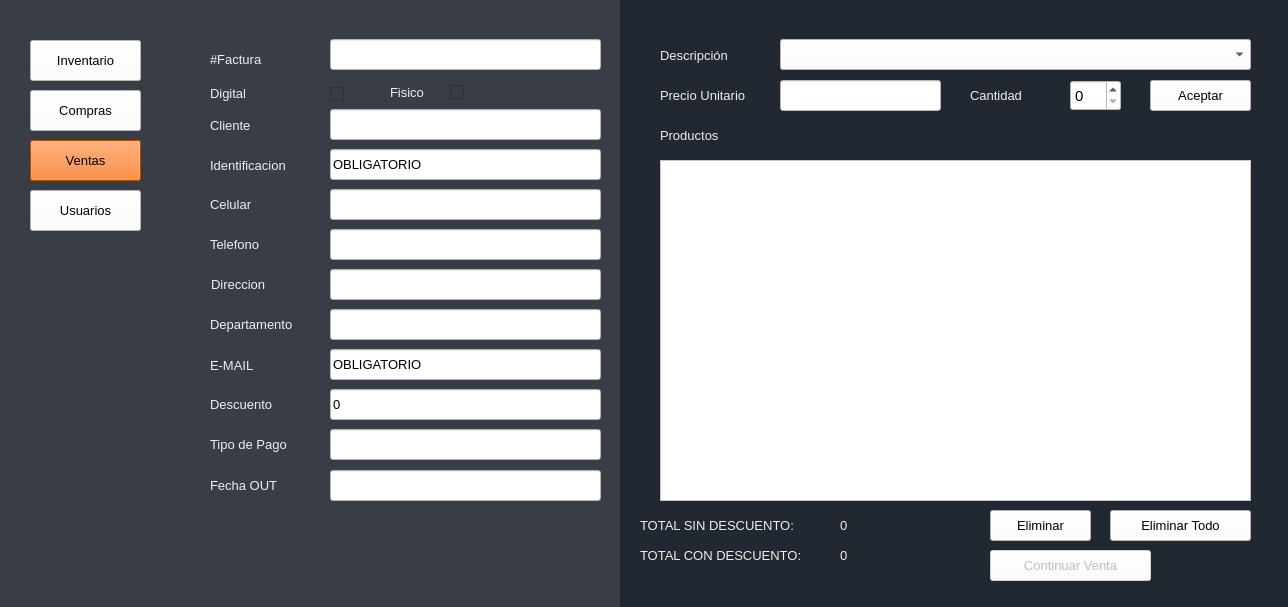
<?xml version="1.0" encoding="UTF-8"?>
<ui version="4.0">
 <class>Ventas</class>
 <widget class="QMainWindow" name="Ventas">
  <property name="windowModality">
   <enum>Qt::NonModal</enum>
  </property>
  <property name="geometry">
   <rect>
    <x>0</x>
    <y>0</y>
    <width>1288</width>
    <height>607</height>
   </rect>
  </property>
  <property name="sizePolicy">
   <sizepolicy hsizetype="Expanding" vsizetype="Expanding">
    <horstretch>0</horstretch>
    <verstretch>0</verstretch>
   </sizepolicy>
  </property>
  <property name="minimumSize">
   <size>
    <width>0</width>
    <height>0</height>
   </size>
  </property>
  <property name="maximumSize">
   <size>
    <width>1366</width>
    <height>768</height>
   </size>
  </property>
  <property name="windowTitle">
   <string>Ventas</string>
  </property>
  <property name="styleSheet">
   <string notr="true">background-color: rgb(255, 255, 255);</string>
  </property>
  <widget class="QWidget" name="centralwidget">
   <widget class="QLabel" name="label_5">
    <property name="geometry">
     <rect>
      <x>390</x>
      <y>77</y>
      <width>51</width>
      <height>31</height>
     </rect>
    </property>
    <property name="font">
     <font>
      <family>Arial</family>
      <pointsize>10</pointsize>
      <weight>50</weight>
      <bold>false</bold>
     </font>
    </property>
    <property name="styleSheet">
     <string notr="true">background-color: rgb(57, 62, 70);
color: rgb(238, 238, 238);</string>
    </property>
    <property name="text">
     <string>Fisico</string>
    </property>
   </widget>
   <widget class="QCheckBox" name="checkBoxDigital">
    <property name="geometry">
     <rect>
      <x>330</x>
      <y>86</y>
      <width>16</width>
      <height>17</height>
     </rect>
    </property>
    <property name="font">
     <font>
      <family>Eras Bold ITC</family>
      <pointsize>12</pointsize>
     </font>
    </property>
    <property name="styleSheet">
     <string notr="true">background-color: rgb(57, 62, 70);</string>
    </property>
    <property name="text">
     <string/>
    </property>
   </widget>
   <widget class="QLabel" name="label_7">
    <property name="geometry">
     <rect>
      <x>210</x>
      <y>78</y>
      <width>51</width>
      <height>31</height>
     </rect>
    </property>
    <property name="font">
     <font>
      <family>Arial</family>
      <pointsize>10</pointsize>
      <weight>50</weight>
      <bold>false</bold>
     </font>
    </property>
    <property name="styleSheet">
     <string notr="true">background-color: rgb(57, 62, 70);
color: rgb(238, 238, 238);</string>
    </property>
    <property name="text">
     <string>Digital</string>
    </property>
   </widget>
   <widget class="QCheckBox" name="checkBoxFisico">
    <property name="geometry">
     <rect>
      <x>450</x>
      <y>84</y>
      <width>16</width>
      <height>17</height>
     </rect>
    </property>
    <property name="font">
     <font>
      <family>Eras Bold ITC</family>
      <pointsize>12</pointsize>
     </font>
    </property>
    <property name="styleSheet">
     <string notr="true">background-color: rgb(57, 62, 70);</string>
    </property>
    <property name="text">
     <string/>
    </property>
   </widget>
   <widget class="QLabel" name="label_8">
    <property name="geometry">
     <rect>
      <x>210</x>
      <y>49</y>
      <width>81</width>
      <height>21</height>
     </rect>
    </property>
    <property name="font">
     <font>
      <family>Arial</family>
      <pointsize>10</pointsize>
      <weight>50</weight>
      <bold>false</bold>
     </font>
    </property>
    <property name="autoFillBackground">
     <bool>false</bool>
    </property>
    <property name="styleSheet">
     <string notr="true">background-color: rgb(57, 62, 70);
color: rgb(238, 238, 238);</string>
    </property>
    <property name="text">
     <string>#Factura</string>
    </property>
   </widget>
   <widget class="QLineEdit" name="lineEditFactura">
    <property name="geometry">
     <rect>
      <x>330</x>
      <y>39</y>
      <width>271</width>
      <height>31</height>
     </rect>
    </property>
    <property name="font">
     <font>
      <family>Arial</family>
      <pointsize>10</pointsize>
     </font>
    </property>
    <property name="styleSheet">
     <string notr="true">background-color: rgb(255, 255, 255);</string>
    </property>
    <property name="text">
     <string/>
    </property>
   </widget>
   <widget class="QLabel" name="label_9">
    <property name="geometry">
     <rect>
      <x>210</x>
      <y>110</y>
      <width>51</width>
      <height>31</height>
     </rect>
    </property>
    <property name="font">
     <font>
      <family>Arial</family>
      <pointsize>10</pointsize>
      <weight>50</weight>
      <bold>false</bold>
     </font>
    </property>
    <property name="styleSheet">
     <string notr="true">background-color: rgb(57, 62, 70);
color: rgb(238, 238, 238);</string>
    </property>
    <property name="text">
     <string>Cliente</string>
    </property>
   </widget>
   <widget class="QLineEdit" name="lineEditCliente">
    <property name="geometry">
     <rect>
      <x>330</x>
      <y>109</y>
      <width>271</width>
      <height>31</height>
     </rect>
    </property>
    <property name="font">
     <font>
      <family>Arial</family>
      <pointsize>10</pointsize>
     </font>
    </property>
    <property name="styleSheet">
     <string notr="true">background-color: rgb(255, 255, 255);</string>
    </property>
    <property name="text">
     <string/>
    </property>
   </widget>
   <widget class="QLabel" name="label_12">
    <property name="geometry">
     <rect>
      <x>210</x>
      <y>150</y>
      <width>101</width>
      <height>31</height>
     </rect>
    </property>
    <property name="font">
     <font>
      <family>Arial</family>
      <pointsize>10</pointsize>
      <weight>50</weight>
      <bold>false</bold>
     </font>
    </property>
    <property name="styleSheet">
     <string notr="true">background-color: rgb(57, 62, 70);
color: rgb(238, 238, 238);</string>
    </property>
    <property name="text">
     <string>Identificacion</string>
    </property>
   </widget>
   <widget class="QLineEdit" name="lineEditIdentificacion">
    <property name="geometry">
     <rect>
      <x>330</x>
      <y>149</y>
      <width>271</width>
      <height>31</height>
     </rect>
    </property>
    <property name="font">
     <font>
      <family>Arial</family>
      <pointsize>10</pointsize>
     </font>
    </property>
    <property name="styleSheet">
     <string notr="true">background-color: rgb(255, 255, 255);</string>
    </property>
    <property name="text">
     <string>OBLIGATORIO</string>
    </property>
   </widget>
   <widget class="QLabel" name="label_13">
    <property name="geometry">
     <rect>
      <x>210</x>
      <y>189</y>
      <width>71</width>
      <height>31</height>
     </rect>
    </property>
    <property name="font">
     <font>
      <family>Arial</family>
      <pointsize>10</pointsize>
      <weight>50</weight>
      <bold>false</bold>
     </font>
    </property>
    <property name="styleSheet">
     <string notr="true">background-color: rgb(57, 62, 70);
color: rgb(238, 238, 238);</string>
    </property>
    <property name="text">
     <string>Celular</string>
    </property>
   </widget>
   <widget class="QLineEdit" name="lineEditCelular">
    <property name="geometry">
     <rect>
      <x>330</x>
      <y>189</y>
      <width>271</width>
      <height>31</height>
     </rect>
    </property>
    <property name="font">
     <font>
      <family>Arial</family>
      <pointsize>10</pointsize>
     </font>
    </property>
    <property name="styleSheet">
     <string notr="true">background-color: rgb(255, 255, 255);</string>
    </property>
    <property name="text">
     <string/>
    </property>
   </widget>
   <widget class="QLabel" name="label_14">
    <property name="geometry">
     <rect>
      <x>210</x>
      <y>229</y>
      <width>61</width>
      <height>31</height>
     </rect>
    </property>
    <property name="font">
     <font>
      <family>Arial</family>
      <pointsize>10</pointsize>
      <weight>50</weight>
      <bold>false</bold>
     </font>
    </property>
    <property name="styleSheet">
     <string notr="true">background-color: rgb(57, 62, 70);
color: rgb(238, 238, 238);</string>
    </property>
    <property name="text">
     <string>Telefono</string>
    </property>
   </widget>
   <widget class="QLineEdit" name="lineEditTelefono">
    <property name="geometry">
     <rect>
      <x>330</x>
      <y>229</y>
      <width>271</width>
      <height>31</height>
     </rect>
    </property>
    <property name="font">
     <font>
      <family>Arial</family>
      <pointsize>10</pointsize>
     </font>
    </property>
    <property name="styleSheet">
     <string notr="true">background-color: rgb(255, 255, 255);</string>
    </property>
    <property name="text">
     <string/>
    </property>
   </widget>
   <widget class="QLabel" name="label_15">
    <property name="geometry">
     <rect>
      <x>211</x>
      <y>269</y>
      <width>71</width>
      <height>31</height>
     </rect>
    </property>
    <property name="font">
     <font>
      <family>Arial</family>
      <pointsize>10</pointsize>
      <weight>50</weight>
      <bold>false</bold>
     </font>
    </property>
    <property name="styleSheet">
     <string notr="true">background-color: rgb(57, 62, 70);
color: rgb(238, 238, 238);</string>
    </property>
    <property name="text">
     <string>Direccion</string>
    </property>
   </widget>
   <widget class="QLineEdit" name="lineEditDireccion">
    <property name="geometry">
     <rect>
      <x>330</x>
      <y>269</y>
      <width>271</width>
      <height>31</height>
     </rect>
    </property>
    <property name="font">
     <font>
      <family>Arial</family>
      <pointsize>10</pointsize>
     </font>
    </property>
    <property name="styleSheet">
     <string notr="true">background-color: rgb(255, 255, 255);</string>
    </property>
    <property name="text">
     <string/>
    </property>
   </widget>
   <widget class="QLabel" name="label_16">
    <property name="geometry">
     <rect>
      <x>210</x>
      <y>350</y>
      <width>61</width>
      <height>31</height>
     </rect>
    </property>
    <property name="font">
     <font>
      <family>Arial</family>
      <pointsize>10</pointsize>
      <weight>50</weight>
      <bold>false</bold>
     </font>
    </property>
    <property name="styleSheet">
     <string notr="true">background-color: rgb(57, 62, 70);
color: rgb(238, 238, 238);</string>
    </property>
    <property name="text">
     <string>E-MAIL</string>
    </property>
   </widget>
   <widget class="QLineEdit" name="lineEditEMAIL">
    <property name="geometry">
     <rect>
      <x>330</x>
      <y>349</y>
      <width>271</width>
      <height>31</height>
     </rect>
    </property>
    <property name="font">
     <font>
      <family>Arial</family>
      <pointsize>10</pointsize>
     </font>
    </property>
    <property name="styleSheet">
     <string notr="true">background-color: rgb(255, 255, 255);</string>
    </property>
    <property name="text">
     <string>OBLIGATORIO</string>
    </property>
   </widget>
   <widget class="QLineEdit" name="lineEditDescuento">
    <property name="enabled">
     <bool>true</bool>
    </property>
    <property name="geometry">
     <rect>
      <x>330</x>
      <y>389</y>
      <width>271</width>
      <height>31</height>
     </rect>
    </property>
    <property name="font">
     <font>
      <family>Arial</family>
      <pointsize>10</pointsize>
     </font>
    </property>
    <property name="styleSheet">
     <string notr="true">background-color: rgb(255, 255, 255);</string>
    </property>
    <property name="text">
     <string>0</string>
    </property>
   </widget>
   <widget class="QLabel" name="label_17">
    <property name="geometry">
     <rect>
      <x>210</x>
      <y>389</y>
      <width>91</width>
      <height>31</height>
     </rect>
    </property>
    <property name="font">
     <font>
      <family>Arial</family>
      <pointsize>10</pointsize>
      <weight>50</weight>
      <bold>false</bold>
     </font>
    </property>
    <property name="styleSheet">
     <string notr="true">background-color: rgb(57, 62, 70);
color: rgb(238, 238, 238);</string>
    </property>
    <property name="text">
     <string>Descuento</string>
    </property>
   </widget>
   <widget class="QLabel" name="label_4">
    <property name="geometry">
     <rect>
      <x>660</x>
      <y>40</y>
      <width>111</width>
      <height>31</height>
     </rect>
    </property>
    <property name="font">
     <font>
      <family>Arial</family>
      <pointsize>10</pointsize>
      <weight>50</weight>
      <bold>false</bold>
     </font>
    </property>
    <property name="styleSheet">
     <string notr="true">background-color: rgb(34, 40, 49);
color: rgb(238, 238, 238);</string>
    </property>
    <property name="text">
     <string>Descripción</string>
    </property>
   </widget>
   <widget class="QComboBox" name="comboBoxDescripcion">
    <property name="geometry">
     <rect>
      <x>780</x>
      <y>39</y>
      <width>471</width>
      <height>31</height>
     </rect>
    </property>
    <property name="font">
     <font>
      <family>Arial</family>
      <pointsize>9</pointsize>
      <weight>50</weight>
      <bold>false</bold>
     </font>
    </property>
    <property name="styleSheet">
     <string notr="true">background-color: rgb(255, 255, 255);</string>
    </property>
   </widget>
   <widget class="QSpinBox" name="spinBoxCantidad">
    <property name="geometry">
     <rect>
      <x>1070</x>
      <y>80</y>
      <width>51</width>
      <height>31</height>
     </rect>
    </property>
    <property name="font">
     <font>
      <family>Arial</family>
      <pointsize>11</pointsize>
     </font>
    </property>
    <property name="styleSheet">
     <string notr="true">background-color: rgb(255, 255, 255);</string>
    </property>
   </widget>
   <widget class="QPushButton" name="botonVentasAceptar">
    <property name="geometry">
     <rect>
      <x>1150</x>
      <y>80</y>
      <width>101</width>
      <height>31</height>
     </rect>
    </property>
    <property name="font">
     <font>
      <family>Arial</family>
      <pointsize>10</pointsize>
      <weight>50</weight>
      <bold>false</bold>
     </font>
    </property>
    <property name="styleSheet">
     <string notr="true">background-color: rgb(255, 255, 255);</string>
    </property>
    <property name="text">
     <string>Aceptar</string>
    </property>
   </widget>
   <widget class="QListWidget" name="listWidget">
    <property name="geometry">
     <rect>
      <x>660</x>
      <y>160</y>
      <width>591</width>
      <height>341</height>
     </rect>
    </property>
    <property name="font">
     <font>
      <family>Arial</family>
      <pointsize>10</pointsize>
     </font>
    </property>
    <property name="styleSheet">
     <string notr="true">background-color: rgb(255, 255, 255);</string>
    </property>
   </widget>
   <widget class="QPushButton" name="botonEliminar">
    <property name="geometry">
     <rect>
      <x>990</x>
      <y>510</y>
      <width>101</width>
      <height>31</height>
     </rect>
    </property>
    <property name="font">
     <font>
      <family>Arial</family>
      <pointsize>10</pointsize>
      <weight>50</weight>
      <bold>false</bold>
     </font>
    </property>
    <property name="styleSheet">
     <string notr="true">background-color: rgb(255, 255, 255);</string>
    </property>
    <property name="text">
     <string>Eliminar</string>
    </property>
   </widget>
   <widget class="QLabel" name="label_6">
    <property name="geometry">
     <rect>
      <x>660</x>
      <y>120</y>
      <width>91</width>
      <height>31</height>
     </rect>
    </property>
    <property name="font">
     <font>
      <family>Arial</family>
      <pointsize>10</pointsize>
      <weight>50</weight>
      <bold>false</bold>
     </font>
    </property>
    <property name="styleSheet">
     <string notr="true">background-color: rgb(34, 40, 49);
color: rgb(238, 238, 238);</string>
    </property>
    <property name="text">
     <string>Productos</string>
    </property>
   </widget>
   <widget class="QPushButton" name="botonEliminarTodo">
    <property name="geometry">
     <rect>
      <x>1110</x>
      <y>510</y>
      <width>141</width>
      <height>31</height>
     </rect>
    </property>
    <property name="font">
     <font>
      <family>Arial</family>
      <pointsize>10</pointsize>
      <weight>50</weight>
      <bold>false</bold>
     </font>
    </property>
    <property name="styleSheet">
     <string notr="true">background-color: rgb(255, 255, 255);</string>
    </property>
    <property name="text">
     <string>Eliminar Todo</string>
    </property>
   </widget>
   <widget class="QPushButton" name="botonContinuarVenta">
    <property name="enabled">
     <bool>false</bool>
    </property>
    <property name="geometry">
     <rect>
      <x>990</x>
      <y>550</y>
      <width>161</width>
      <height>31</height>
     </rect>
    </property>
    <property name="font">
     <font>
      <family>Arial</family>
      <pointsize>10</pointsize>
      <weight>50</weight>
      <bold>false</bold>
     </font>
    </property>
    <property name="styleSheet">
     <string notr="true">background-color: rgb(255, 255, 255);</string>
    </property>
    <property name="text">
     <string>Continuar Venta</string>
    </property>
   </widget>
   <widget class="QLabel" name="label_10">
    <property name="geometry">
     <rect>
      <x>660</x>
      <y>80</y>
      <width>141</width>
      <height>31</height>
     </rect>
    </property>
    <property name="font">
     <font>
      <family>Arial</family>
      <pointsize>10</pointsize>
      <weight>50</weight>
      <bold>false</bold>
     </font>
    </property>
    <property name="styleSheet">
     <string notr="true">background-color: rgb(34, 40, 49);
color: rgb(238, 238, 238);</string>
    </property>
    <property name="text">
     <string>Precio Unitario</string>
    </property>
   </widget>
   <widget class="QLineEdit" name="lineEditPrecio">
    <property name="geometry">
     <rect>
      <x>780</x>
      <y>80</y>
      <width>161</width>
      <height>31</height>
     </rect>
    </property>
    <property name="font">
     <font>
      <family>Arial</family>
      <pointsize>10</pointsize>
     </font>
    </property>
    <property name="styleSheet">
     <string notr="true">background-color: rgb(255, 255, 255);</string>
    </property>
    <property name="text">
     <string/>
    </property>
   </widget>
   <widget class="QLabel" name="label_11">
    <property name="geometry">
     <rect>
      <x>970</x>
      <y>80</y>
      <width>91</width>
      <height>31</height>
     </rect>
    </property>
    <property name="font">
     <font>
      <family>Arial</family>
      <pointsize>10</pointsize>
      <weight>50</weight>
      <bold>false</bold>
     </font>
    </property>
    <property name="styleSheet">
     <string notr="true">background-color: rgb(34, 40, 49);
color: rgb(238, 238, 238);</string>
    </property>
    <property name="text">
     <string>Cantidad</string>
    </property>
   </widget>
   <widget class="QLabel" name="label">
    <property name="geometry">
     <rect>
      <x>620</x>
      <y>0</y>
      <width>701</width>
      <height>611</height>
     </rect>
    </property>
    <property name="font">
     <font>
      <family>Eras Bold ITC</family>
      <pointsize>12</pointsize>
      <weight>50</weight>
      <bold>false</bold>
     </font>
    </property>
    <property name="styleSheet">
     <string notr="true">background-color: rgb(34, 40, 49);
color: rgb(238, 238, 238);</string>
    </property>
    <property name="text">
     <string/>
    </property>
   </widget>
   <widget class="QPushButton" name="botonCompras">
    <property name="geometry">
     <rect>
      <x>30</x>
      <y>90</y>
      <width>111</width>
      <height>41</height>
     </rect>
    </property>
    <property name="font">
     <font>
      <family>Arial</family>
      <pointsize>10</pointsize>
      <weight>50</weight>
      <bold>false</bold>
     </font>
    </property>
    <property name="styleSheet">
     <string notr="true">background-color: rgb(255, 255, 255);</string>
    </property>
    <property name="text">
     <string>Compras</string>
    </property>
   </widget>
   <widget class="QPushButton" name="botonInventario">
    <property name="geometry">
     <rect>
      <x>30</x>
      <y>40</y>
      <width>111</width>
      <height>41</height>
     </rect>
    </property>
    <property name="font">
     <font>
      <family>Arial</family>
      <pointsize>10</pointsize>
      <weight>50</weight>
      <bold>false</bold>
     </font>
    </property>
    <property name="styleSheet">
     <string notr="true">background-color: rgb(255, 255, 255);</string>
    </property>
    <property name="text">
     <string>Inventario</string>
    </property>
   </widget>
   <widget class="QPushButton" name="botonVentas">
    <property name="geometry">
     <rect>
      <x>30</x>
      <y>140</y>
      <width>111</width>
      <height>41</height>
     </rect>
    </property>
    <property name="font">
     <font>
      <family>Arial</family>
      <pointsize>10</pointsize>
      <weight>50</weight>
      <bold>false</bold>
     </font>
    </property>
    <property name="styleSheet">
     <string notr="true">background-color: rgb(255, 102, 0);</string>
    </property>
    <property name="text">
     <string>Ventas</string>
    </property>
   </widget>
   <widget class="QLabel" name="label_18">
    <property name="geometry">
     <rect>
      <x>210</x>
      <y>429</y>
      <width>101</width>
      <height>31</height>
     </rect>
    </property>
    <property name="font">
     <font>
      <family>Arial</family>
      <pointsize>10</pointsize>
      <weight>50</weight>
      <bold>false</bold>
     </font>
    </property>
    <property name="styleSheet">
     <string notr="true">background-color: rgb(57, 62, 70);
color: rgb(238, 238, 238);</string>
    </property>
    <property name="text">
     <string>Tipo de Pago</string>
    </property>
   </widget>
   <widget class="QLineEdit" name="lineEditTipoPago">
    <property name="enabled">
     <bool>true</bool>
    </property>
    <property name="geometry">
     <rect>
      <x>330</x>
      <y>429</y>
      <width>271</width>
      <height>31</height>
     </rect>
    </property>
    <property name="font">
     <font>
      <family>Arial</family>
      <pointsize>10</pointsize>
     </font>
    </property>
    <property name="styleSheet">
     <string notr="true">background-color: rgb(255, 255, 255);</string>
    </property>
    <property name="text">
     <string/>
    </property>
   </widget>
   <widget class="QLabel" name="label_19">
    <property name="geometry">
     <rect>
      <x>210</x>
      <y>309</y>
      <width>101</width>
      <height>31</height>
     </rect>
    </property>
    <property name="font">
     <font>
      <family>Arial</family>
      <pointsize>10</pointsize>
      <weight>50</weight>
      <bold>false</bold>
     </font>
    </property>
    <property name="styleSheet">
     <string notr="true">background-color: rgb(57, 62, 70);
color: rgb(238, 238, 238);</string>
    </property>
    <property name="text">
     <string>Departamento</string>
    </property>
   </widget>
   <widget class="QLineEdit" name="lineEditDepartamento">
    <property name="enabled">
     <bool>true</bool>
    </property>
    <property name="geometry">
     <rect>
      <x>330</x>
      <y>309</y>
      <width>271</width>
      <height>31</height>
     </rect>
    </property>
    <property name="font">
     <font>
      <family>Arial</family>
      <pointsize>10</pointsize>
     </font>
    </property>
    <property name="styleSheet">
     <string notr="true">background-color: rgb(255, 255, 255);</string>
    </property>
    <property name="text">
     <string/>
    </property>
   </widget>
   <widget class="QPushButton" name="botonUsuarios">
    <property name="geometry">
     <rect>
      <x>30</x>
      <y>190</y>
      <width>111</width>
      <height>41</height>
     </rect>
    </property>
    <property name="font">
     <font>
      <family>Arial</family>
      <pointsize>10</pointsize>
      <weight>50</weight>
      <bold>false</bold>
     </font>
    </property>
    <property name="styleSheet">
     <string notr="true">background-color: rgb(255, 255, 255);</string>
    </property>
    <property name="text">
     <string>Usuarios</string>
    </property>
   </widget>
   <widget class="QLabel" name="labelTotal">
    <property name="geometry">
     <rect>
      <x>840</x>
      <y>510</y>
      <width>131</width>
      <height>31</height>
     </rect>
    </property>
    <property name="font">
     <font>
      <family>Arial</family>
      <pointsize>10</pointsize>
      <weight>50</weight>
      <bold>false</bold>
     </font>
    </property>
    <property name="styleSheet">
     <string notr="true">background-color: rgb(34, 40, 49);
color: rgb(238, 238, 238);</string>
    </property>
    <property name="text">
     <string>0</string>
    </property>
   </widget>
   <widget class="QLabel" name="label_2">
    <property name="geometry">
     <rect>
      <x>640</x>
      <y>510</y>
      <width>191</width>
      <height>31</height>
     </rect>
    </property>
    <property name="font">
     <font>
      <family>Arial</family>
      <pointsize>10</pointsize>
      <weight>50</weight>
      <bold>false</bold>
     </font>
    </property>
    <property name="styleSheet">
     <string notr="true">background-color: rgb(34, 40, 49);
color: rgb(238, 238, 238);</string>
    </property>
    <property name="text">
     <string>TOTAL SIN DESCUENTO:</string>
    </property>
   </widget>
   <widget class="QLabel" name="label_3">
    <property name="geometry">
     <rect>
      <x>640</x>
      <y>540</y>
      <width>201</width>
      <height>31</height>
     </rect>
    </property>
    <property name="font">
     <font>
      <family>Arial</family>
      <pointsize>10</pointsize>
      <weight>50</weight>
      <bold>false</bold>
     </font>
    </property>
    <property name="styleSheet">
     <string notr="true">background-color: rgb(34, 40, 49);
color: rgb(238, 238, 238);</string>
    </property>
    <property name="text">
     <string>TOTAL CON DESCUENTO:</string>
    </property>
   </widget>
   <widget class="QLabel" name="labelDescuento">
    <property name="geometry">
     <rect>
      <x>840</x>
      <y>540</y>
      <width>131</width>
      <height>31</height>
     </rect>
    </property>
    <property name="font">
     <font>
      <family>Arial</family>
      <pointsize>10</pointsize>
      <weight>50</weight>
      <bold>false</bold>
     </font>
    </property>
    <property name="styleSheet">
     <string notr="true">background-color: rgb(34, 40, 49);
color: rgb(238, 238, 238);</string>
    </property>
    <property name="text">
     <string>0</string>
    </property>
   </widget>
   <widget class="QLabel" name="label_21">
    <property name="geometry">
     <rect>
      <x>0</x>
      <y>-10</y>
      <width>621</width>
      <height>621</height>
     </rect>
    </property>
    <property name="styleSheet">
     <string notr="true">background-color: rgb(57, 62, 70);</string>
    </property>
    <property name="text">
     <string/>
    </property>
   </widget>
   <widget class="QLineEdit" name="lineEditFecha">
    <property name="enabled">
     <bool>true</bool>
    </property>
    <property name="geometry">
     <rect>
      <x>330</x>
      <y>470</y>
      <width>271</width>
      <height>31</height>
     </rect>
    </property>
    <property name="font">
     <font>
      <family>Arial</family>
      <pointsize>10</pointsize>
      <weight>50</weight>
      <bold>false</bold>
     </font>
    </property>
    <property name="styleSheet">
     <string notr="true">background-color: rgb(255, 255, 255);</string>
    </property>
    <property name="text">
     <string/>
    </property>
   </widget>
   <widget class="QLabel" name="label_20">
    <property name="geometry">
     <rect>
      <x>210</x>
      <y>470</y>
      <width>101</width>
      <height>31</height>
     </rect>
    </property>
    <property name="font">
     <font>
      <family>Arial</family>
      <pointsize>10</pointsize>
      <weight>50</weight>
      <bold>false</bold>
     </font>
    </property>
    <property name="styleSheet">
     <string notr="true">background-color: rgb(57, 62, 70);
color: rgb(238, 238, 238);</string>
    </property>
    <property name="text">
     <string>Fecha OUT</string>
    </property>
   </widget>
   <zorder>label_21</zorder>
   <zorder>label</zorder>
   <zorder>label_5</zorder>
   <zorder>checkBoxDigital</zorder>
   <zorder>label_7</zorder>
   <zorder>checkBoxFisico</zorder>
   <zorder>label_8</zorder>
   <zorder>lineEditFactura</zorder>
   <zorder>label_9</zorder>
   <zorder>lineEditCliente</zorder>
   <zorder>label_12</zorder>
   <zorder>lineEditIdentificacion</zorder>
   <zorder>label_13</zorder>
   <zorder>lineEditCelular</zorder>
   <zorder>label_14</zorder>
   <zorder>lineEditTelefono</zorder>
   <zorder>label_15</zorder>
   <zorder>lineEditDireccion</zorder>
   <zorder>label_16</zorder>
   <zorder>lineEditEMAIL</zorder>
   <zorder>lineEditDescuento</zorder>
   <zorder>label_17</zorder>
   <zorder>label_4</zorder>
   <zorder>comboBoxDescripcion</zorder>
   <zorder>spinBoxCantidad</zorder>
   <zorder>botonVentasAceptar</zorder>
   <zorder>botonEliminar</zorder>
   <zorder>label_6</zorder>
   <zorder>botonEliminarTodo</zorder>
   <zorder>botonContinuarVenta</zorder>
   <zorder>label_10</zorder>
   <zorder>lineEditPrecio</zorder>
   <zorder>label_11</zorder>
   <zorder>listWidget</zorder>
   <zorder>botonCompras</zorder>
   <zorder>botonInventario</zorder>
   <zorder>botonVentas</zorder>
   <zorder>label_18</zorder>
   <zorder>lineEditTipoPago</zorder>
   <zorder>label_19</zorder>
   <zorder>lineEditDepartamento</zorder>
   <zorder>botonUsuarios</zorder>
   <zorder>labelTotal</zorder>
   <zorder>label_2</zorder>
   <zorder>label_3</zorder>
   <zorder>labelDescuento</zorder>
   <zorder>lineEditFecha</zorder>
   <zorder>label_20</zorder>
  </widget>
 </widget>
 <tabstops>
  <tabstop>botonInventario</tabstop>
  <tabstop>botonCompras</tabstop>
  <tabstop>botonVentas</tabstop>
  <tabstop>botonUsuarios</tabstop>
  <tabstop>lineEditFactura</tabstop>
  <tabstop>checkBoxDigital</tabstop>
  <tabstop>checkBoxFisico</tabstop>
  <tabstop>lineEditCliente</tabstop>
  <tabstop>lineEditIdentificacion</tabstop>
  <tabstop>lineEditCelular</tabstop>
  <tabstop>lineEditTelefono</tabstop>
  <tabstop>lineEditDireccion</tabstop>
  <tabstop>lineEditDepartamento</tabstop>
  <tabstop>lineEditEMAIL</tabstop>
  <tabstop>lineEditDescuento</tabstop>
  <tabstop>lineEditTipoPago</tabstop>
  <tabstop>comboBoxDescripcion</tabstop>
  <tabstop>lineEditPrecio</tabstop>
  <tabstop>spinBoxCantidad</tabstop>
  <tabstop>botonVentasAceptar</tabstop>
  <tabstop>listWidget</tabstop>
  <tabstop>botonEliminar</tabstop>
  <tabstop>botonEliminarTodo</tabstop>
  <tabstop>botonContinuarVenta</tabstop>
 </tabstops>
 <resources/>
 <connections/>
</ui>
